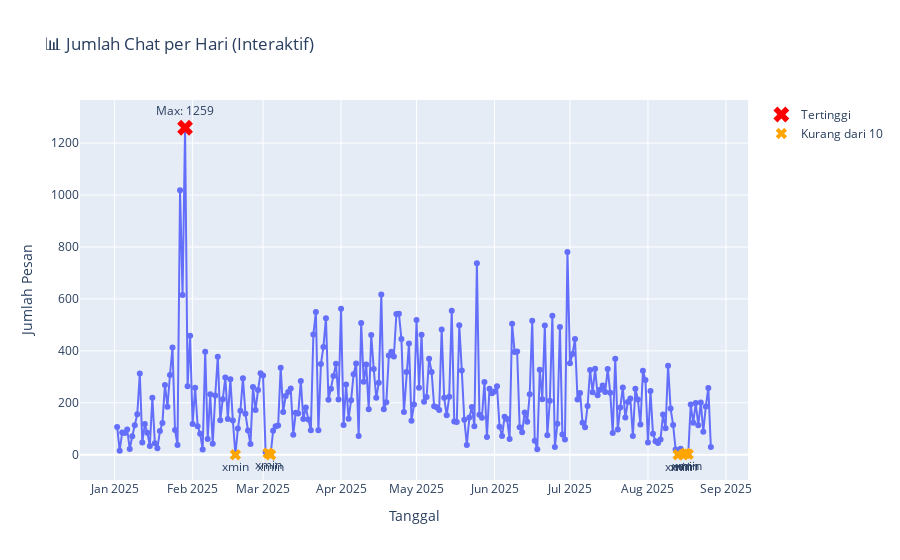

The cell this chart's notebook holds for it:
### Markdown cell above
## analisis time

### Code cell
import plotly.express as px
import plotly.graph_objects as go

# jumlah chat per hari
daily_counts = df.resample("D").size().reset_index()
daily_counts.columns = ["Tanggal", "Jumlah Pesan"]

# cari max & min
max_row = daily_counts.loc[daily_counts["Jumlah Pesan"].idxmax()]
min_row = daily_counts.loc[daily_counts["Jumlah Pesan"].idxmin()]

# grafik dasar
fig = px.line(
    daily_counts,
    x="Tanggal",
    y="Jumlah Pesan",
    title="📊 Jumlah Chat per Hari (Interaktif)",
    markers=True
)

# titik max (❌ merah)
fig.add_trace(
    go.Scatter(
        x=[max_row["Tanggal"]],
        y=[max_row["Jumlah Pesan"]],
        mode="markers+text",
        marker=dict(symbol="x", size=14, color="red"),
        text=[f"Max: {max_row['Jumlah Pesan']}"],
        textposition="top center",
        name="Tertinggi"
    )
)

# titik min (❌ biru) — hanya kalau min >= 10 biar tidak bentrok dengan xmin
if min_row["Jumlah Pesan"] >= 10:
    fig.add_trace(
        go.Scatter(
            x=[min_row["Tanggal"]],
            y=[min_row["Jumlah Pesan"]],
            mode="markers+text",
            marker=dict(symbol="x", size=14, color="blue"),
            text=[f"Min: {min_row['Jumlah Pesan']}"],
            textposition="bottom center",
            name="Terendah"
        )
    )

# titik dengan chat < 10 (❌ orange)
low_rows = daily_counts[daily_counts["Jumlah Pesan"] < 10]
if not low_rows.empty:
    fig.add_trace(
        go.Scatter(
            x=low_rows["Tanggal"],
            y=low_rows["Jumlah Pesan"],
            mode="markers+text",
            marker=dict(symbol="x", size=10, color="orange"),
            text=["xmin"]*len(low_rows),
            textposition="bottom center",
            name="Kurang dari 10"
        )
    )

fig.show()

### Figure 1 — Plotly figure (JSON) as saved in the notebook; plotly's stock layout.template omitted (floating-point values rounded to 4 significant figures; data arrays with more than 128 entries replaced by an {"elided": "..."} marker saying what was removed)
{"data": [{"hovertemplate": "Tanggal=%{x}<br>Jumlah Pesan=%{y}<extra></extra>", "legendgroup": "", "line": {"color": "#636efa", "dash": "solid"}, "marker": {"symbol": "circle"}, "mode": "lines+markers", "name": "", "orientation": "v", "showlegend": false, "type": "scatter", "x": {"elided": "237 str values"}, "xaxis": "x", "y": {"elided": "237 int values"}, "yaxis": "y"}, {"marker": {"color": "red", "size": 14, "symbol": "x"}, "mode": "markers+text", "name": "Tertinggi", "text": ["Max: 1259"], "textposition": "top center", "type": "scatter", "x": ["2025-01-29T00:00:00"], "y": [1259]}, {"marker": {"color": "orange", "size": 10, "symbol": "x"}, "mode": "markers+text", "name": "Kurang dari 10", "text": ["xmin", "xmin", "xmin", "xmin", "xmin", "xmin", "xmin"], "textposition": "bottom center", "type": "scatter", "x": ["2025-02-18T00:00:00.000000000", "2025-03-03T00:00:00.000000000", "2025-03-04T00:00:00.000000000", "2025-08-13T00:00:00.000000000", "2025-08-15T00:00:00.000000000", "2025-08-16T00:00:00.000000000", "2025-08-17T00:00:00.000000000"], "y": [0, 6, 0, 0, 0, 5, 2]}], "layout": {"legend": {"tracegroupgap": 0}, "title": {"text": "📊 Jumlah Chat per Hari (Interaktif)"}, "xaxis": {"anchor": "y", "domain": [0, 1], "title": {"text": "Tanggal"}}, "yaxis": {"anchor": "x", "domain": [0, 1], "title": {"text": "Jumlah Pesan"}}}}
